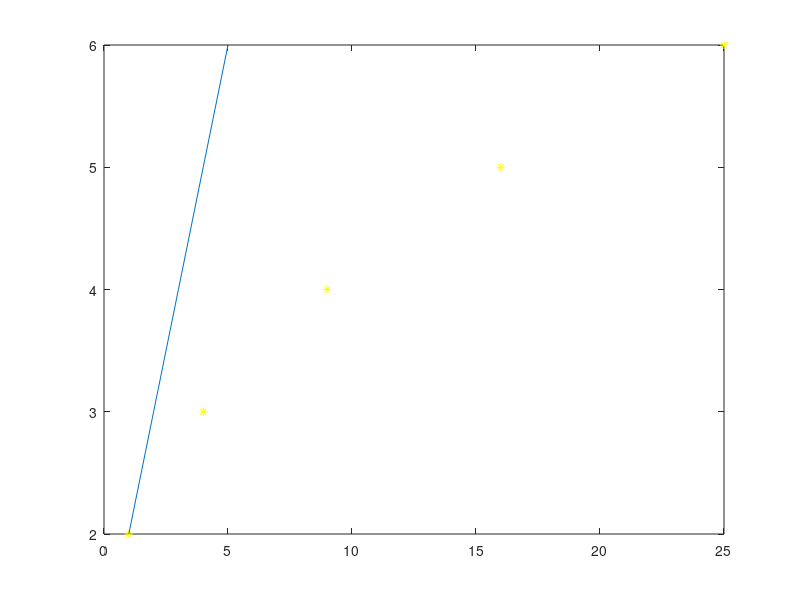

The MATLAB source for this figure:
%%exam review
%get current figure gcf
%get current axis
X=1:5;
Y=2:6;

figure
plot(X.^2,Y,'*y',X,Y);
%get/set

name = input('Whats your Name? ', 's');
age = input('How old are you? ','s');
X = [name,', you are ',num2str(age),' years old'];
disp(X)
%%
name = input('whats your name?', 's')
name(length(name):-1:1)